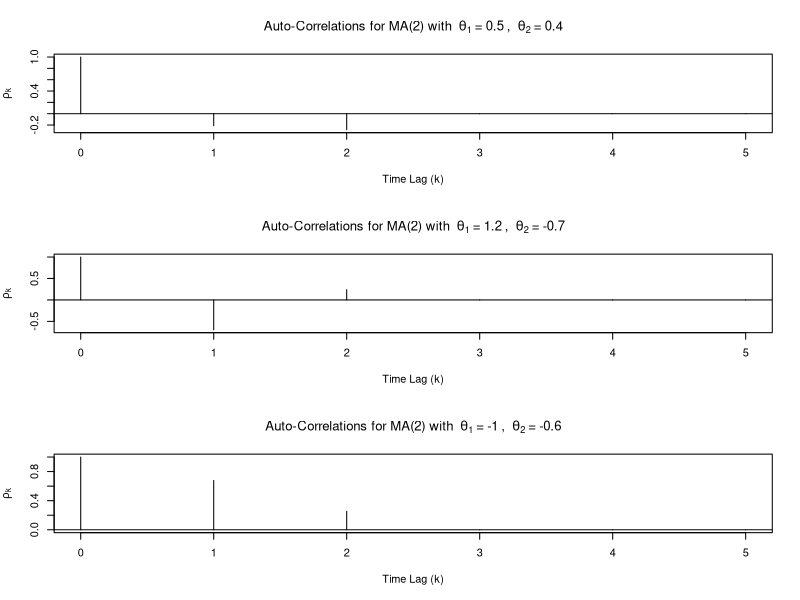

This figure's R source:
## ---- chunk 1
th <- cbind(theta1 = c(0.5, 1.2, -1), theta2 = c(0.4, -0.7, -0.6))
par(mfrow=c(3,1), mar = c(5.1, 4.1, 4.1, 2.1))
for (i in 1:3) 
{
  acfpoints <- ARMAacf(ar = 0 , ma = -th[i,], lag.max = 5)
  plot(acfpoints, xaxt="n", type="h",
       xlab='Time Lag (k)', 
       ylab =expression(rho[k]) , 
       main = bquote("Auto-Correlations for MA(2) with " ~  theta[1] ~ "=" ~ 
                       .(th[i,1]) ~  ", " ~ theta[2] ~ "=" ~ .(th[i,2]) )
  )
  axis(1, at=1:6, labels = names(acfpoints))
  abline(h=0)
}
